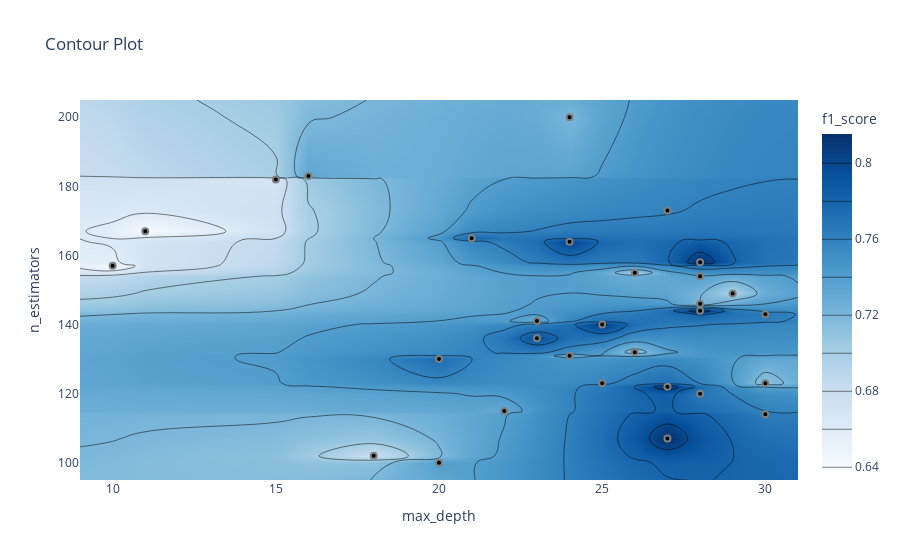

Write notebook code for a chart like this one.
### Markdown cell above
График контура отношений гиперпараметров

Он показывает связь между различными комбинациями гиперпараметров и значение метрики для этих комбинаций в виде контурного графика.

### Code cell
optuna.visualization.plot_contour(study, params=["max_depth", "n_estimators"],
                                  target_name="f1_score")

### Figure 1 — Plotly figure (JSON) as saved in the notebook; plotly's stock layout.template omitted (floating-point values rounded to 4 significant figures; data arrays with more than 128 entries replaced by an {"elided": "..."} marker saying what was removed)
{"data": [{"colorbar": {"title": {"text": "f1_score"}}, "colorscale": [[0, "rgb(247,251,255)"], [0.125, "rgb(222,235,247)"], [0.25, "rgb(198,219,239)"], [0.375, "rgb(158,202,225)"], [0.5, "rgb(107,174,214)"], [0.625, "rgb(66,146,198)"], [0.75, "rgb(33,113,181)"], [0.875, "rgb(8,81,156)"], [1, "rgb(8,48,107)"]], "connectgaps": true, "contours": {"coloring": "heatmap"}, "hoverinfo": "none", "line": {"smoothing": 1.3}, "reversescale": false, "type": "contour", "x": [9, 10, 11, 15, 16, 18, 20, 21, 22, 23, 24, 25, 26, 27, 28, 29, 30, 31], "y": [95, 100, 102, 107, 114, 115, 120, 122, 123, 130, 131, 132, 136, 140, 141, 143, 144, 146, 149, 154, 155, 157, 158, 164, 165, 167, 173, 182, 183, 200, 205], "z": {"elided": "31x18 float values"}}, {"marker": {"color": "black", "line": {"color": "Grey", "width": 2}}, "mode": "markers", "showlegend": false, "type": "scatter", "x": [21, 26, 24, 23, 20, 30, 18, 15, 20, 27, 10, 24, 23, 29, 16, 24, 26, 22, 11, 28, 28, 25, 25, 28, 30, 28, 27, 28, 30, 27], "y": [165, 132, 164, 136, 130, 114, 102, 182, 100, 173, 157, 200, 141, 149, 183, 131, 155, 115, 167, 144, 146, 140, 123, 158, 143, 154, 122, 120, 123, 107]}], "layout": {"title": {"text": "Contour Plot"}, "xaxis": {"range": [9, 31], "title": {"text": "max_depth"}}, "yaxis": {"range": [95, 205], "title": {"text": "n_estimators"}}}}
